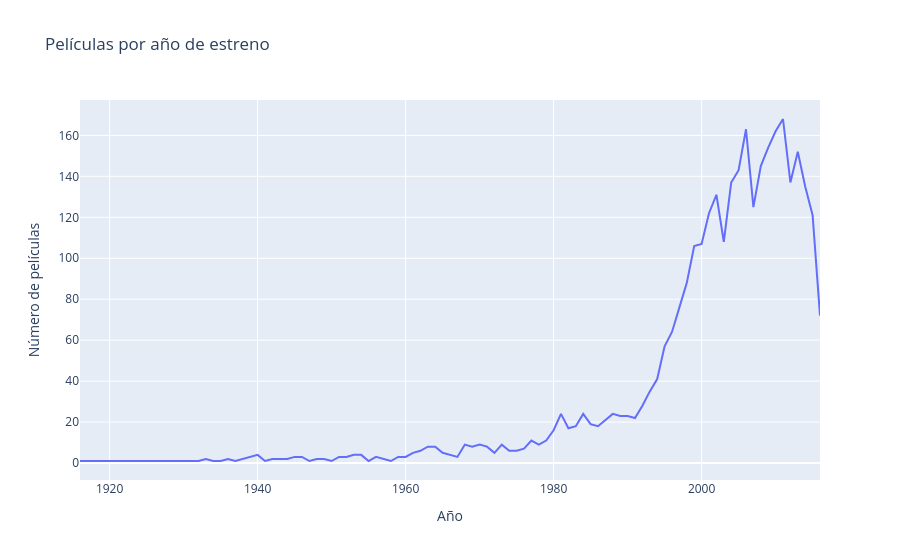
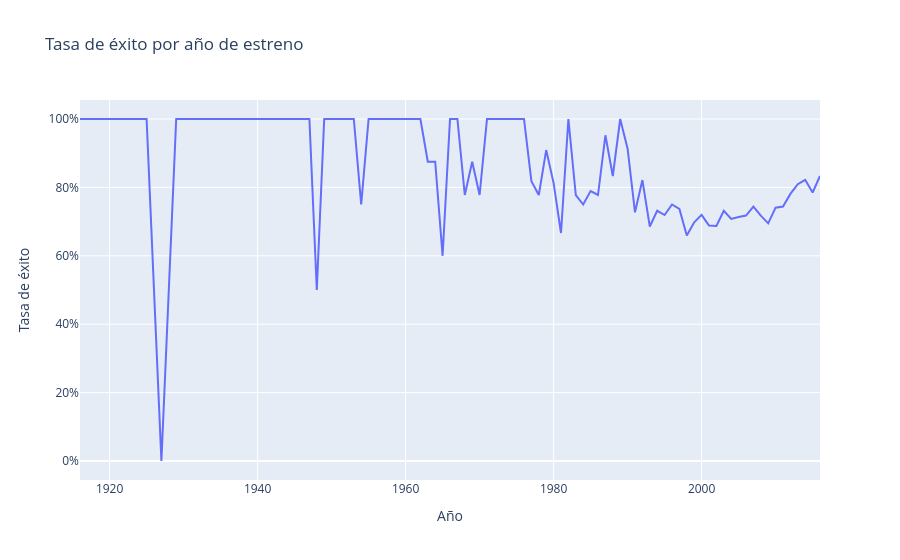
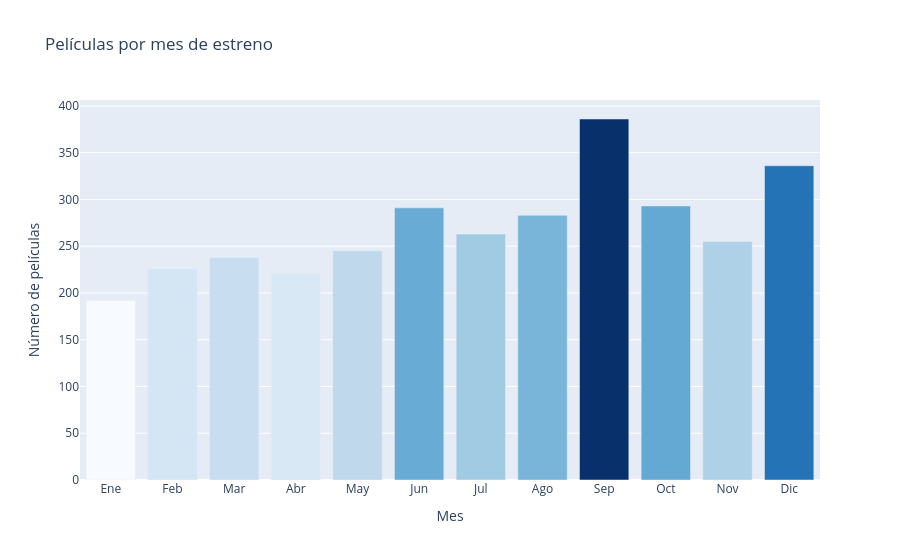
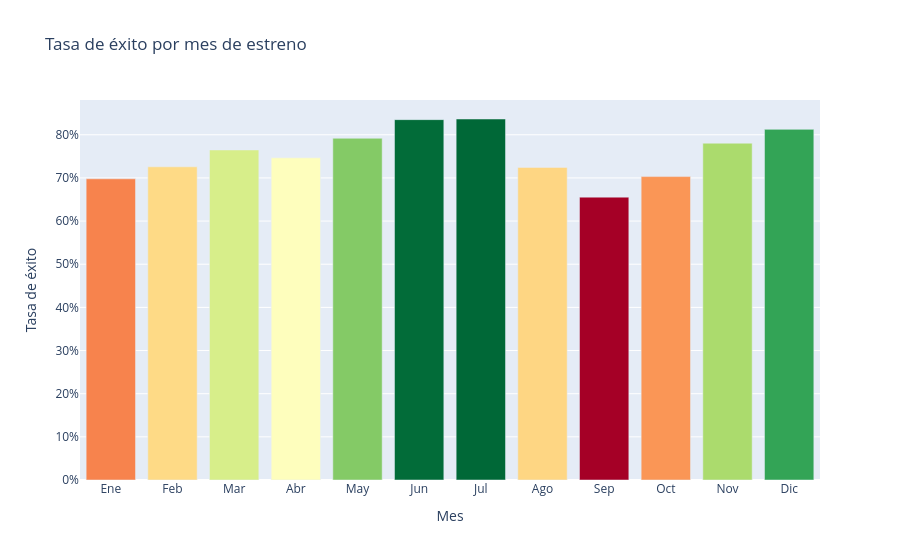

The notebook cell these images were saved under, in order:
### Markdown cell above
#### FECHA

### Code cell
# --- Distribución release_year ---
year_counts = df['release_year'].value_counts().sort_index().reset_index()
year_counts.columns = ['año', 'count']

fig = px.line(year_counts, x='año', y='count',
              title='Películas por año de estreno',
              labels={'año': 'Año', 'count': 'Número de películas'})
fig.show()

# --- Tasa de éxito por año ---
year_success = df.groupby('release_year')['success'].mean().reset_index()
year_success.columns = ['año', 'tasa_exito']

fig = px.line(year_success, x='año', y='tasa_exito',
              title='Tasa de éxito por año de estreno',
              labels={'año': 'Año', 'tasa_exito': 'Tasa de éxito'})
fig.update_layout(yaxis_tickformat='.0%')
fig.show()

# --- Distribución release_month ---
month_counts = df['release_month'].value_counts().sort_index().reset_index()
month_counts.columns = ['mes', 'count']
month_names = {1:'Ene',2:'Feb',3:'Mar',4:'Abr',5:'May',6:'Jun',
               7:'Jul',8:'Ago',9:'Sep',10:'Oct',11:'Nov',12:'Dic'}
month_counts['mes_nombre'] = month_counts['mes'].map(month_names)

fig = px.bar(month_counts, x='mes_nombre', y='count',
             title='Películas por mes de estreno',
             labels={'mes_nombre': 'Mes', 'count': 'Número de películas'},
             color='count',
             color_continuous_scale='Blues')
fig.update_layout(coloraxis_showscale=False,
                  xaxis={'categoryorder': 'array',
                         'categoryarray': list(month_names.values())})
fig.show()

# --- Tasa de éxito por mes ---
month_success = df.groupby('release_month')['success'].mean().reset_index()
month_success.columns = ['mes', 'tasa_exito']
month_success['mes_nombre'] = month_success['mes'].map(month_names)

fig = px.bar(month_success, x='mes_nombre', y='tasa_exito',
             title='Tasa de éxito por mes de estreno',
             labels={'mes_nombre': 'Mes', 'tasa_exito': 'Tasa de éxito'},
             color='tasa_exito',
             color_continuous_scale='RdYlGn')
fig.update_layout(coloraxis_showscale=False,
                  yaxis_tickformat='.0%',
                  xaxis={'categoryorder': 'array',
                         'categoryarray': list(month_names.values())})
fig.show()

### Figure 1 — Plotly figure (JSON) as saved in the notebook; plotly's stock layout.template omitted (floating-point values rounded to 4 significant figures)
{"data": [{"hovertemplate": "Año=%{x}<br>Número de películas=%{y}<extra></extra>", "legendgroup": "", "line": {"color": "#636efa", "dash": "solid"}, "marker": {"symbol": "circle"}, "mode": "lines", "name": "", "orientation": "v", "showlegend": false, "type": "scatter", "x": [1916.0, 1925.0, 1927.0, 1929.0, 1930.0, 1932.0, 1933.0, 1934.0, 1935.0, 1936.0, 1937.0, 1938.0, 1939.0, 1940.0, 1941.0, 1942.0, 1944.0, 1945.0, 1946.0, 1947.0, 1948.0, 1949.0, 1950.0, 1951.0, 1952.0, 1953.0, 1954.0, 1955.0, 1956.0, 1957.0, 1958.0, 1959.0, 1960.0, 1961.0, 1962.0, 1963.0, 1964.0, 1965.0, 1966.0, 1967.0, 1968.0, 1969.0, 1970.0, 1971.0, 1972.0, 1973.0, 1974.0, 1975.0, 1976.0, 1977.0, 1978.0, 1979.0, 1980.0, 1981.0, 1982.0, 1983.0, 1984.0, 1985.0, 1986.0, 1987.0, 1988.0, 1989.0, 1990.0, 1991.0, 1992.0, 1993.0, 1994.0, 1995.0, 1996.0, 1997.0, 1998.0, 1999.0, 2000.0, 2001.0, 2002.0, 2003.0, 2004.0, 2005.0, 2006.0, 2007.0, 2008.0, 2009.0, 2010.0, 2011.0, 2012.0, 2013.0, 2014.0, 2015.0, 2016.0], "xaxis": "x", "y": [1, 1, 1, 1, 1, 1, 2, 1, 1, 2, 1, 2, 3, 4, 1, 2, 2, 3, 3, 1, 2, 2, 1, 3, 3, 4, 4, 1, 3, 2, 1, 3, 3, 5, 6, 8, 8, 5, 4, 3, 9, 8, 9, 8, 5, 9, 6, 6, 7, 11, 9, 11, 16, 24, 17, 18, 24, 19, 18, 21, 24, 23, 23, 22, 28, 35, 41, 57, 64, 76, 88, 106, 107, 122, 131, 108, 137, 143, 163, 125, 145, 154, 162, 168, 137, 152, 135, 121, 72], "yaxis": "y"}], "layout": {"legend": {"tracegroupgap": 0}, "title": {"text": "Películas por año de estreno"}, "xaxis": {"anchor": "y", "domain": [0, 1], "title": {"text": "Año"}}, "yaxis": {"anchor": "x", "domain": [0, 1], "title": {"text": "Número de películas"}}}}

### Figure 2 — Plotly figure (JSON) as saved in the notebook; plotly's stock layout.template omitted (floating-point values rounded to 4 significant figures)
{"data": [{"hovertemplate": "Año=%{x}<br>Tasa de éxito=%{y}<extra></extra>", "legendgroup": "", "line": {"color": "#636efa", "dash": "solid"}, "marker": {"symbol": "circle"}, "mode": "lines", "name": "", "orientation": "v", "showlegend": false, "type": "scatter", "x": [1916.0, 1925.0, 1927.0, 1929.0, 1930.0, 1932.0, 1933.0, 1934.0, 1935.0, 1936.0, 1937.0, 1938.0, 1939.0, 1940.0, 1941.0, 1942.0, 1944.0, 1945.0, 1946.0, 1947.0, 1948.0, 1949.0, 1950.0, 1951.0, 1952.0, 1953.0, 1954.0, 1955.0, 1956.0, 1957.0, 1958.0, 1959.0, 1960.0, 1961.0, 1962.0, 1963.0, 1964.0, 1965.0, 1966.0, 1967.0, 1968.0, 1969.0, 1970.0, 1971.0, 1972.0, 1973.0, 1974.0, 1975.0, 1976.0, 1977.0, 1978.0, 1979.0, 1980.0, 1981.0, 1982.0, 1983.0, 1984.0, 1985.0, 1986.0, 1987.0, 1988.0, 1989.0, 1990.0, 1991.0, 1992.0, 1993.0, 1994.0, 1995.0, 1996.0, 1997.0, 1998.0, 1999.0, 2000.0, 2001.0, 2002.0, 2003.0, 2004.0, 2005.0, 2006.0, 2007.0, 2008.0, 2009.0, 2010.0, 2011.0, 2012.0, 2013.0, 2014.0, 2015.0, 2016.0], "xaxis": "x", "y": [1.0, 1.0, 0.0, 1.0, 1.0, 1.0, 1.0, 1.0, 1.0, 1.0, 1.0, 1.0, 1.0, 1.0, 1.0, 1.0, 1.0, 1.0, 1.0, 1.0, 0.5, 1.0, 1.0, 1.0, 1.0, 1.0, 0.75, 1.0, 1.0, 1.0, 1.0, 1.0, 1.0, 1.0, 1.0, 0.875, 0.875, 0.6, 1.0, 1.0, 0.7778, 0.875, 0.7778, 1.0, 1.0, 1.0, 1.0, 1.0, 1.0, 0.8182, 0.7778, 0.9091, 0.8125, 0.6667, 1.0, 0.7778, 0.75, 0.7895, 0.7778, 0.9524, 0.8333, 1.0, 0.913, 0.7273, 0.8214, 0.6857, 0.7317, 0.7193, 0.75, 0.7368, 0.6591, 0.6981, 0.7196, 0.6885, 0.687, 0.7315, 0.708, 0.7133, 0.7178, 0.744, 0.7172, 0.6948, 0.7407, 0.744, 0.781, 0.8092, 0.8222, 0.7851, 0.8333], "yaxis": "y"}], "layout": {"legend": {"tracegroupgap": 0}, "title": {"text": "Tasa de éxito por año de estreno"}, "xaxis": {"anchor": "y", "domain": [0, 1], "title": {"text": "Año"}}, "yaxis": {"anchor": "x", "domain": [0, 1], "tickformat": ".0%", "title": {"text": "Tasa de éxito"}}}}

### Figure 3 — Plotly figure (JSON) as saved in the notebook; plotly's stock layout.template omitted (floating-point values rounded to 4 significant figures)
{"data": [{"hovertemplate": "Mes=%{x}<br>Número de películas=%{marker.color}<extra></extra>", "legendgroup": "", "marker": {"color": [192, 226, 238, 221, 245, 291, 263, 283, 386, 293, 255, 336], "coloraxis": "coloraxis", "pattern": {"shape": ""}}, "name": "", "orientation": "v", "showlegend": false, "textposition": "auto", "type": "bar", "x": ["Ene", "Feb", "Mar", "Abr", "May", "Jun", "Jul", "Ago", "Sep", "Oct", "Nov", "Dic"], "xaxis": "x", "y": [192, 226, 238, 221, 245, 291, 263, 283, 386, 293, 255, 336], "yaxis": "y"}], "layout": {"barmode": "relative", "coloraxis": {"colorbar": {"title": {"text": "Número de películas"}}, "colorscale": [[0, "rgb(247,251,255)"], [0.125, "rgb(222,235,247)"], [0.25, "rgb(198,219,239)"], [0.375, "rgb(158,202,225)"], [0.5, "rgb(107,174,214)"], [0.625, "rgb(66,146,198)"], [0.75, "rgb(33,113,181)"], [0.875, "rgb(8,81,156)"], [1, "rgb(8,48,107)"]], "showscale": false}, "legend": {"tracegroupgap": 0}, "title": {"text": "Películas por mes de estreno"}, "xaxis": {"anchor": "y", "categoryarray": ["Ene", "Feb", "Mar", "Abr", "May", "Jun", "Jul", "Ago", "Sep", "Oct", "Nov", "Dic"], "categoryorder": "array", "domain": [0, 1], "title": {"text": "Mes"}}, "yaxis": {"anchor": "x", "domain": [0, 1], "title": {"text": "Número de películas"}}}}

### Figure 4 — Plotly figure (JSON) as saved in the notebook; plotly's stock layout.template omitted (floating-point values rounded to 4 significant figures)
{"data": [{"hovertemplate": "Mes=%{x}<br>Tasa de éxito=%{marker.color}<extra></extra>", "legendgroup": "", "marker": {"color": [0.6979, 0.7257, 0.7647, 0.7466, 0.7918, 0.8351, 0.8365, 0.7244, 0.6554, 0.7031, 0.7804, 0.8125], "coloraxis": "coloraxis", "pattern": {"shape": ""}}, "name": "", "orientation": "v", "showlegend": false, "textposition": "auto", "type": "bar", "x": ["Ene", "Feb", "Mar", "Abr", "May", "Jun", "Jul", "Ago", "Sep", "Oct", "Nov", "Dic"], "xaxis": "x", "y": [0.6979, 0.7257, 0.7647, 0.7466, 0.7918, 0.8351, 0.8365, 0.7244, 0.6554, 0.7031, 0.7804, 0.8125], "yaxis": "y"}], "layout": {"barmode": "relative", "coloraxis": {"colorbar": {"title": {"text": "Tasa de éxito"}}, "colorscale": [[0, "rgb(165,0,38)"], [0.1, "rgb(215,48,39)"], [0.2, "rgb(244,109,67)"], [0.3, "rgb(253,174,97)"], [0.4, "rgb(254,224,139)"], [0.5, "rgb(255,255,191)"], [0.6, "rgb(217,239,139)"], [0.7, "rgb(166,217,106)"], [0.8, "rgb(102,189,99)"], [0.9, "rgb(26,152,80)"], [1, "rgb(0,104,55)"]], "showscale": false}, "legend": {"tracegroupgap": 0}, "title": {"text": "Tasa de éxito por mes de estreno"}, "xaxis": {"anchor": "y", "categoryarray": ["Ene", "Feb", "Mar", "Abr", "May", "Jun", "Jul", "Ago", "Sep", "Oct", "Nov", "Dic"], "categoryorder": "array", "domain": [0, 1], "title": {"text": "Mes"}}, "yaxis": {"anchor": "x", "domain": [0, 1], "tickformat": ".0%", "title": {"text": "Tasa de éxito"}}}}
